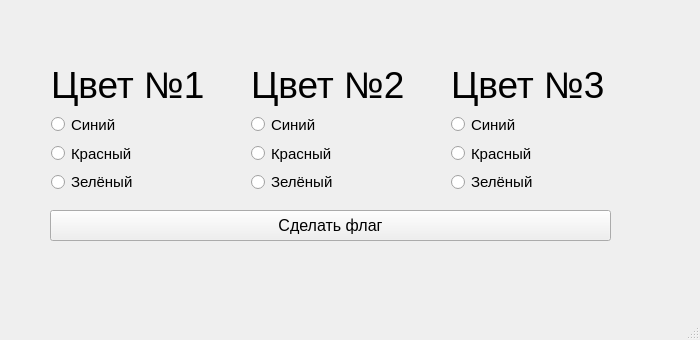
<?xml version="1.0" encoding="UTF-8"?>
<ui version="4.0">
 <class>MainWindow</class>
 <widget class="QMainWindow" name="MainWindow">
  <property name="geometry">
   <rect>
    <x>0</x>
    <y>0</y>
    <width>700</width>
    <height>340</height>
   </rect>
  </property>
  <property name="windowTitle">
   <string>MainWindow</string>
  </property>
  <property name="autoFillBackground">
   <bool>false</bool>
  </property>
  <widget class="QWidget" name="centralwidget">
   <widget class="QLabel" name="label_3">
    <property name="geometry">
     <rect>
      <x>451</x>
      <y>62</y>
      <width>154</width>
      <height>45</height>
     </rect>
    </property>
    <property name="font">
     <font>
      <pointsize>28</pointsize>
      <weight>50</weight>
      <bold>false</bold>
     </font>
    </property>
    <property name="text">
     <string>Цвет №3</string>
    </property>
   </widget>
   <widget class="QLabel" name="label_2">
    <property name="geometry">
     <rect>
      <x>251</x>
      <y>62</y>
      <width>154</width>
      <height>45</height>
     </rect>
    </property>
    <property name="font">
     <font>
      <pointsize>28</pointsize>
      <weight>50</weight>
      <bold>false</bold>
     </font>
    </property>
    <property name="text">
     <string>Цвет №2</string>
    </property>
   </widget>
   <widget class="QLabel" name="label_1">
    <property name="geometry">
     <rect>
      <x>51</x>
      <y>62</y>
      <width>154</width>
      <height>45</height>
     </rect>
    </property>
    <property name="font">
     <font>
      <pointsize>28</pointsize>
      <weight>50</weight>
      <bold>false</bold>
     </font>
    </property>
    <property name="text">
     <string>Цвет №1</string>
    </property>
   </widget>
   <widget class="QWidget" name="layoutWidget">
    <property name="geometry">
     <rect>
      <x>251</x>
      <y>113</y>
      <width>83</width>
      <height>80</height>
     </rect>
    </property>
    <layout class="QVBoxLayout" name="verticalLayout_2">
     <item>
      <widget class="QRadioButton" name="blue2">
       <property name="font">
        <font>
         <pointsize>11</pointsize>
        </font>
       </property>
       <property name="text">
        <string>Синий</string>
       </property>
      </widget>
     </item>
     <item>
      <widget class="QRadioButton" name="red2">
       <property name="font">
        <font>
         <pointsize>11</pointsize>
        </font>
       </property>
       <property name="text">
        <string>Красный</string>
       </property>
      </widget>
     </item>
     <item>
      <widget class="QRadioButton" name="green2">
       <property name="font">
        <font>
         <pointsize>11</pointsize>
        </font>
       </property>
       <property name="text">
        <string>Зелёный</string>
       </property>
      </widget>
     </item>
    </layout>
   </widget>
   <widget class="QWidget" name="layoutWidget_2">
    <property name="geometry">
     <rect>
      <x>451</x>
      <y>113</y>
      <width>83</width>
      <height>80</height>
     </rect>
    </property>
    <layout class="QVBoxLayout" name="verticalLayout_3">
     <item>
      <widget class="QRadioButton" name="blue3">
       <property name="font">
        <font>
         <pointsize>11</pointsize>
        </font>
       </property>
       <property name="text">
        <string>Синий</string>
       </property>
      </widget>
     </item>
     <item>
      <widget class="QRadioButton" name="red3">
       <property name="font">
        <font>
         <pointsize>11</pointsize>
        </font>
       </property>
       <property name="text">
        <string>Красный</string>
       </property>
      </widget>
     </item>
     <item>
      <widget class="QRadioButton" name="green3">
       <property name="font">
        <font>
         <pointsize>11</pointsize>
        </font>
       </property>
       <property name="text">
        <string>Зелёный</string>
       </property>
      </widget>
     </item>
    </layout>
   </widget>
   <widget class="QPushButton" name="pushButton">
    <property name="geometry">
     <rect>
      <x>50</x>
      <y>210</y>
      <width>561</width>
      <height>31</height>
     </rect>
    </property>
    <property name="font">
     <font>
      <pointsize>12</pointsize>
     </font>
    </property>
    <property name="text">
     <string>Сделать флаг</string>
    </property>
   </widget>
   <widget class="QLabel" name="label">
    <property name="geometry">
     <rect>
      <x>60</x>
      <y>270</y>
      <width>281</width>
      <height>31</height>
     </rect>
    </property>
    <property name="font">
     <font>
      <pointsize>12</pointsize>
     </font>
    </property>
    <property name="text">
     <string/>
    </property>
   </widget>
   <widget class="QWidget" name="layoutWidget">
    <property name="geometry">
     <rect>
      <x>51</x>
      <y>113</y>
      <width>83</width>
      <height>80</height>
     </rect>
    </property>
    <layout class="QVBoxLayout" name="verticalLayout">
     <item>
      <widget class="QRadioButton" name="blue1">
       <property name="font">
        <font>
         <pointsize>11</pointsize>
        </font>
       </property>
       <property name="text">
        <string>Синий</string>
       </property>
      </widget>
     </item>
     <item>
      <widget class="QRadioButton" name="red1">
       <property name="font">
        <font>
         <pointsize>11</pointsize>
        </font>
       </property>
       <property name="text">
        <string>Красный</string>
       </property>
      </widget>
     </item>
     <item>
      <widget class="QRadioButton" name="green1">
       <property name="font">
        <font>
         <pointsize>11</pointsize>
        </font>
       </property>
       <property name="text">
        <string>Зелёный</string>
       </property>
      </widget>
     </item>
    </layout>
   </widget>
  </widget>
  <widget class="QMenuBar" name="menubar">
   <property name="geometry">
    <rect>
     <x>0</x>
     <y>0</y>
     <width>700</width>
     <height>21</height>
    </rect>
   </property>
  </widget>
  <widget class="QStatusBar" name="statusbar"/>
 </widget>
 <resources/>
 <connections/>
</ui>
